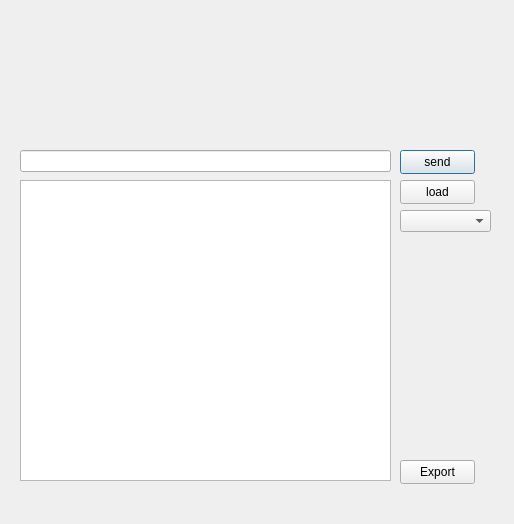
<?xml version="1.0" encoding="UTF-8"?>
<ui version="4.0">
 <class>GCoder</class>
 <widget class="QDialog" name="GCoder">
  <property name="geometry">
   <rect>
    <x>0</x>
    <y>0</y>
    <width>514</width>
    <height>524</height>
   </rect>
  </property>
  <property name="windowTitle">
   <string>GCoder</string>
  </property>
  <widget class="QLineEdit" name="legcode">
   <property name="geometry">
    <rect>
     <x>20</x>
     <y>150</y>
     <width>371</width>
     <height>22</height>
    </rect>
   </property>
  </widget>
  <widget class="QPushButton" name="pbsend">
   <property name="geometry">
    <rect>
     <x>400</x>
     <y>150</y>
     <width>75</width>
     <height>24</height>
    </rect>
   </property>
   <property name="text">
    <string>send</string>
   </property>
  </widget>
  <widget class="QTextEdit" name="telog">
   <property name="geometry">
    <rect>
     <x>20</x>
     <y>180</y>
     <width>371</width>
     <height>301</height>
    </rect>
   </property>
  </widget>
  <widget class="QLabel" name="label">
   <property name="geometry">
    <rect>
     <x>28</x>
     <y>20</y>
     <width>461</width>
     <height>111</height>
    </rect>
   </property>
   <property name="text">
    <string/>
   </property>
   <property name="pixmap">
    <pixmap>Gcoder_banner.png</pixmap>
   </property>
  </widget>
  <widget class="QComboBox" name="cbCOM">
   <property name="geometry">
    <rect>
     <x>400</x>
     <y>210</y>
     <width>91</width>
     <height>22</height>
    </rect>
   </property>
  </widget>
  <widget class="QPushButton" name="pbload">
   <property name="geometry">
    <rect>
     <x>400</x>
     <y>180</y>
     <width>75</width>
     <height>24</height>
    </rect>
   </property>
   <property name="text">
    <string>load</string>
   </property>
  </widget>
  <widget class="QPushButton" name="pbexport">
   <property name="geometry">
    <rect>
     <x>400</x>
     <y>460</y>
     <width>75</width>
     <height>24</height>
    </rect>
   </property>
   <property name="text">
    <string>Export</string>
   </property>
  </widget>
 </widget>
 <resources/>
 <connections/>
</ui>
